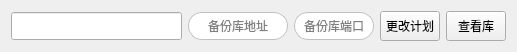
<?xml version="1.0" encoding="UTF-8"?>
<ui version="4.0">
 <class>LibListItem</class>
 <widget class="QWidget" name="LibListItem">
  <property name="geometry">
   <rect>
    <x>0</x>
    <y>0</y>
    <width>517</width>
    <height>52</height>
   </rect>
  </property>
  <property name="windowTitle">
   <string>Form</string>
  </property>
  <layout class="QHBoxLayout" name="horizontalLayout">
   <item>
    <widget class="QLineEdit" name="LibraryName">
     <property name="minimumSize">
      <size>
       <width>0</width>
       <height>28</height>
      </size>
     </property>
    </widget>
   </item>
   <item>
    <widget class="QLineEdit" name="LibraryAddress">
     <property name="minimumSize">
      <size>
       <width>100</width>
       <height>28</height>
      </size>
     </property>
     <property name="maximumSize">
      <size>
       <width>100</width>
       <height>16777215</height>
      </size>
     </property>
     <property name="styleSheet">
      <string notr="true">border-radius:14px;
border:1px solid #c0c0c0;</string>
     </property>
     <property name="alignment">
      <set>Qt::AlignmentFlag::AlignCenter</set>
     </property>
     <property name="readOnly">
      <bool>true</bool>
     </property>
     <property name="placeholderText">
      <string>备份库地址</string>
     </property>
    </widget>
   </item>
   <item>
    <widget class="QLineEdit" name="LibraryPort">
     <property name="minimumSize">
      <size>
       <width>80</width>
       <height>28</height>
      </size>
     </property>
     <property name="maximumSize">
      <size>
       <width>80</width>
       <height>16777215</height>
      </size>
     </property>
     <property name="styleSheet">
      <string notr="true">border-radius:14px;
border:1px solid #c0c0c0;</string>
     </property>
     <property name="alignment">
      <set>Qt::AlignmentFlag::AlignCenter</set>
     </property>
     <property name="readOnly">
      <bool>true</bool>
     </property>
     <property name="placeholderText">
      <string>备份库端口</string>
     </property>
    </widget>
   </item>
   <item>
    <widget class="QPushButton" name="ChangePlane">
     <property name="minimumSize">
      <size>
       <width>60</width>
       <height>30</height>
      </size>
     </property>
     <property name="maximumSize">
      <size>
       <width>60</width>
       <height>30</height>
      </size>
     </property>
     <property name="text">
      <string>更改计划</string>
     </property>
    </widget>
   </item>
   <item>
    <widget class="QPushButton" name="ShowLibrary">
     <property name="minimumSize">
      <size>
       <width>60</width>
       <height>30</height>
      </size>
     </property>
     <property name="maximumSize">
      <size>
       <width>60</width>
       <height>30</height>
      </size>
     </property>
     <property name="text">
      <string>查看库</string>
     </property>
    </widget>
   </item>
  </layout>
 </widget>
 <resources/>
 <connections/>
</ui>
